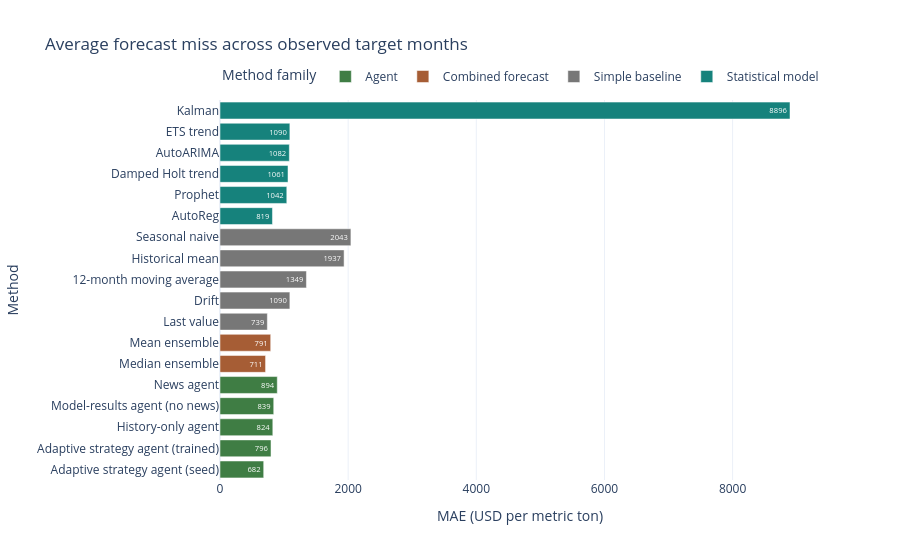
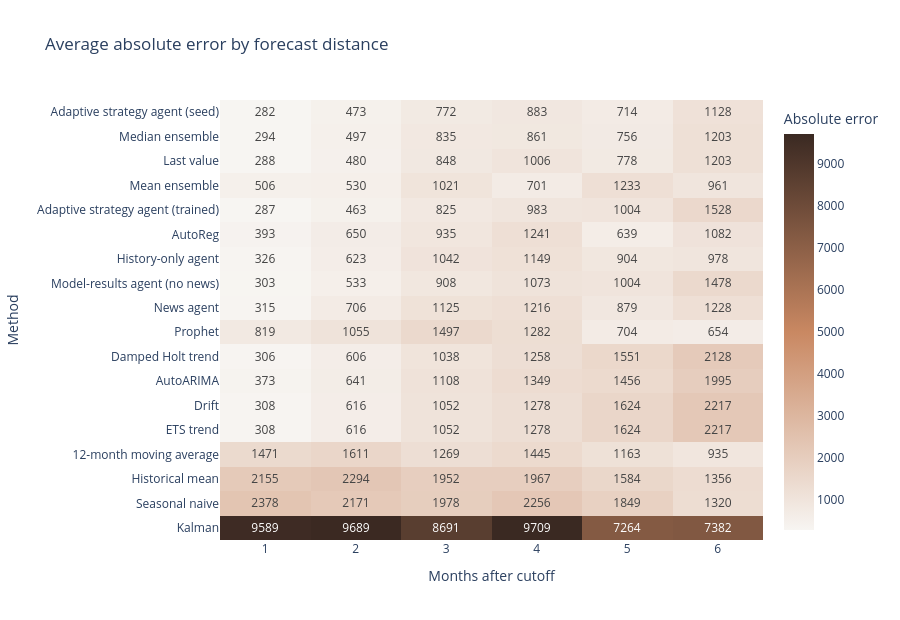

These figures' notebook cell, in order:
### Markdown cell above
## 9. Examine where errors occur

No single average explains everything. The next views show overall error, how error changes with forecast distance, whether forecasts tend to be high or low, and which methods lead within each period.

### Code cell
mae_chart_data = overall_scorecard.sort_values("MAE", ascending=True)
mae_figure = px.bar(
    mae_chart_data,
    x="MAE",
    y="model",
    color="family",
    orientation="h",
    title="Average forecast miss across observed target months",
    labels={"MAE": "MAE (USD per metric ton)", "model": "Method", "family": "Method family"},
    color_discrete_map={
        "Simple baseline": "#777777",
        "Statistical model": TEAL,
        "Combined forecast": COPPER,
        "Agent": "#3f7d44",
    },
    text_auto=".0f",
)
mae_figure.update_layout(template="plotly_white", height=560, legend={"orientation": "h", "y": 1.10})
mae_figure.show()

horizon_errors = scored.pivot_table(index="model", columns="horizon", values="absolute_error", aggfunc="mean")
horizon_errors = horizon_errors.loc[overall_scorecard.sort_values("MAE")["model"]]
heatmap = px.imshow(
    horizon_errors,
    aspect="auto",
    color_continuous_scale=[[0, "#f7f5f2"], [0.5, "#c98862"], [1, "#3a2922"]],
    title="Average absolute error by forecast distance",
    labels={"x": "Months after cutoff", "y": "Method", "color": "Absolute error"},
    text_auto=".0f",
)
heatmap.update_layout(template="plotly_white", height=620)
heatmap.show()

### Figure 1 — Plotly figure (JSON) as saved in the notebook; plotly's stock layout.template omitted (floating-point values rounded to 4 significant figures)
{"data": [{"hovertemplate": "Method family=Agent<br>MAE (USD per metric ton)=%{x}<br>Method=%{y}<extra></extra>", "legendgroup": "Agent", "marker": {"color": "#3f7d44", "pattern": {"shape": ""}}, "name": "Agent", "orientation": "h", "showlegend": true, "textposition": "auto", "texttemplate": "%{x:.0f}", "type": "bar", "x": [682.0, 796.1, 824.2, 838.6, 893.9], "xaxis": "x", "y": ["Adaptive strategy agent (seed)", "Adaptive strategy agent (trained)", "History-only agent", "Model-results agent (no news)", "News agent"], "yaxis": "y"}, {"hovertemplate": "Method family=Combined forecast<br>MAE (USD per metric ton)=%{x}<br>Method=%{y}<extra></extra>", "legendgroup": "Combined forecast", "marker": {"color": "#a65d35", "pattern": {"shape": ""}}, "name": "Combined forecast", "orientation": "h", "showlegend": true, "textposition": "auto", "texttemplate": "%{x:.0f}", "type": "bar", "x": [711.1, 791.3], "xaxis": "x", "y": ["Median ensemble", "Mean ensemble"], "yaxis": "y"}, {"hovertemplate": "Method family=Simple baseline<br>MAE (USD per metric ton)=%{x}<br>Method=%{y}<extra></extra>", "legendgroup": "Simple baseline", "marker": {"color": "#777777", "pattern": {"shape": ""}}, "name": "Simple baseline", "orientation": "h", "showlegend": true, "textposition": "auto", "texttemplate": "%{x:.0f}", "type": "bar", "x": [739.2, 1090.0, 1349.0, 1937.0, 2043.0], "xaxis": "x", "y": ["Last value", "Drift", "12-month moving average", "Historical mean", "Seasonal naive"], "yaxis": "y"}, {"hovertemplate": "Method family=Statistical model<br>MAE (USD per metric ton)=%{x}<br>Method=%{y}<extra></extra>", "legendgroup": "Statistical model", "marker": {"color": "#16827c", "pattern": {"shape": ""}}, "name": "Statistical model", "orientation": "h", "showlegend": true, "textposition": "auto", "texttemplate": "%{x:.0f}", "type": "bar", "x": [818.7, 1042.0, 1061.0, 1082.0, 1090.0, 8896.0], "xaxis": "x", "y": ["AutoReg", "Prophet", "Damped Holt trend", "AutoARIMA", "ETS trend", "Kalman"], "yaxis": "y"}], "layout": {"barmode": "relative", "height": 560, "legend": {"orientation": "h", "title": {"text": "Method family"}, "tracegroupgap": 0, "y": 1.1}, "title": {"text": "Average forecast miss across observed target months"}, "xaxis": {"anchor": "y", "domain": [0, 1], "title": {"text": "MAE (USD per metric ton)"}}, "yaxis": {"anchor": "x", "domain": [0, 1], "title": {"text": "Method"}}}}

### Figure 2 — Plotly figure (JSON) as saved in the notebook; plotly's stock layout.template omitted (floating-point values rounded to 4 significant figures)
{"data": [{"coloraxis": "coloraxis", "hovertemplate": "Months after cutoff: %{x}<br>Method: %{y}<br>Absolute error: %{z}<extra></extra>", "name": "0", "texttemplate": "%{z:.0f}", "type": "heatmap", "x": [1, 2, 3, 4, 5, 6], "xaxis": "x", "y": ["Adaptive strategy agent (seed)", "Median ensemble", "Last value", "Mean ensemble", "Adaptive strategy agent (trained)", "AutoReg", "History-only agent", "Model-results agent (no news)", "News agent", "Prophet", "Damped Holt trend", "AutoARIMA", "Drift", "ETS trend", "12-month moving average", "Historical mean", "Seasonal naive", "Kalman"], "yaxis": "y", "z": [[281.8, 473.1, 771.7, 882.8, 714.0, 1128.0], [293.6, 496.7, 835.4, 861.2, 755.7, 1203.0], [288.1, 479.6, 848.2, 1006.0, 778.1, 1203.0], [506.5, 529.7, 1021.0, 700.8, 1233.0, 960.9], [286.8, 463.2, 825.0, 982.8, 1004.0, 1528.0], [393.3, 650.3, 934.6, 1241.0, 639.3, 1082.0], [326.5, 623.1, 1042.0, 1149.0, 904.4, 978.5], [303.1, 533.1, 908.3, 1073.0, 1004.0, 1478.0], [315.1, 706.4, 1125.0, 1216.0, 879.0, 1228.0], [819.0, 1055.0, 1497.0, 1282.0, 704.0, 654.1], [306.5, 606.3, 1038.0, 1258.0, 1551.0, 2128.0], [372.6, 641.1, 1108.0, 1349.0, 1456.0, 1995.0], [307.8, 615.7, 1052.0, 1278.0, 1624.0, 2217.0], [307.8, 615.7, 1052.0, 1278.0, 1624.0, 2217.0], [1471.0, 1611.0, 1269.0, 1445.0, 1163.0, 935.5], [2155.0, 2294.0, 1952.0, 1967.0, 1584.0, 1356.0], [2378.0, 2171.0, 1978.0, 2256.0, 1849.0, 1320.0], [9589.0, 9689.0, 8691.0, 9709.0, 7264.0, 7382.0]]}], "layout": {"coloraxis": {"autocolorscale": false, "colorbar": {"title": {"text": "Absolute error"}}, "colorscale": [[0, "#f7f5f2"], [0.5, "#c98862"], [1, "#3a2922"]]}, "height": 620, "title": {"text": "Average absolute error by forecast distance"}, "xaxis": {"anchor": "y", "domain": [0, 1], "title": {"text": "Months after cutoff"}}, "yaxis": {"anchor": "x", "autorange": "reversed", "domain": [0, 1], "title": {"text": "Method"}}}}
